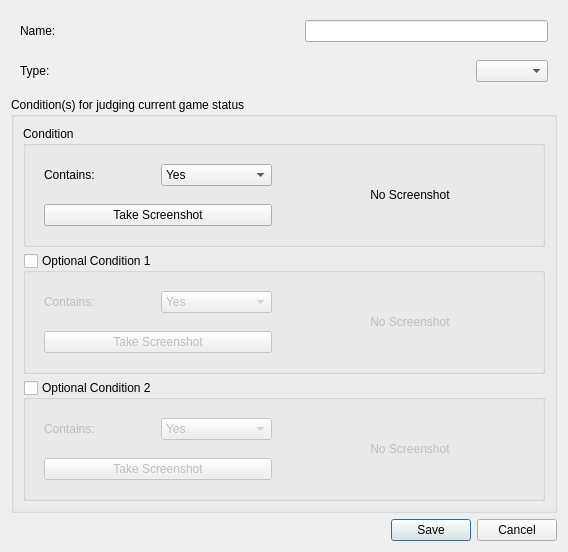
<?xml version="1.0" encoding="UTF-8"?>
<ui version="4.0">
 <class>StatusEditWidget</class>
 <widget class="QWidget" name="StatusEditWidget">
  <property name="geometry">
   <rect>
    <x>0</x>
    <y>0</y>
    <width>568</width>
    <height>513</height>
   </rect>
  </property>
  <property name="windowTitle">
   <string>Form</string>
  </property>
  <layout class="QVBoxLayout" name="verticalLayout">
   <item>
    <widget class="QWidget" name="widget" native="true">
     <layout class="QVBoxLayout" name="verticalLayout_2">
      <property name="spacing">
       <number>0</number>
      </property>
      <property name="leftMargin">
       <number>0</number>
      </property>
      <property name="topMargin">
       <number>0</number>
      </property>
      <property name="rightMargin">
       <number>0</number>
      </property>
      <property name="bottomMargin">
       <number>0</number>
      </property>
      <item>
       <widget class="QWidget" name="widget_2" native="true">
        <layout class="QHBoxLayout" name="horizontalLayout">
         <item>
          <widget class="QLabel" name="label">
           <property name="text">
            <string>Name:</string>
           </property>
          </widget>
         </item>
         <item>
          <spacer name="horizontalSpacer_2">
           <property name="orientation">
            <enum>Qt::Horizontal</enum>
           </property>
           <property name="sizeHint" stdset="0">
            <size>
             <width>40</width>
             <height>20</height>
            </size>
           </property>
          </spacer>
         </item>
         <item>
          <widget class="QLineEdit" name="name_lineEdit"/>
         </item>
        </layout>
       </widget>
      </item>
      <item>
       <widget class="QWidget" name="widget_3" native="true">
        <layout class="QHBoxLayout" name="horizontalLayout_2">
         <item>
          <widget class="QLabel" name="label_2">
           <property name="text">
            <string>Type:</string>
           </property>
          </widget>
         </item>
         <item>
          <spacer name="horizontalSpacer">
           <property name="orientation">
            <enum>Qt::Horizontal</enum>
           </property>
           <property name="sizeHint" stdset="0">
            <size>
             <width>40</width>
             <height>20</height>
            </size>
           </property>
          </spacer>
         </item>
         <item>
          <widget class="QComboBox" name="type_comboBox"/>
         </item>
        </layout>
       </widget>
      </item>
     </layout>
    </widget>
   </item>
   <item>
    <widget class="QGroupBox" name="groupBox_4">
     <property name="title">
      <string>Condition(s) for judging current game status</string>
     </property>
     <layout class="QVBoxLayout" name="verticalLayout_6">
      <item>
       <widget class="QGroupBox" name="groupBox">
        <property name="title">
         <string>Condition</string>
        </property>
        <property name="flat">
         <bool>true</bool>
        </property>
        <property name="checkable">
         <bool>false</bool>
        </property>
        <layout class="QHBoxLayout" name="horizontalLayout_3">
         <item>
          <widget class="QWidget" name="widget_4" native="true">
           <layout class="QVBoxLayout" name="verticalLayout_3">
            <property name="spacing">
             <number>0</number>
            </property>
            <property name="leftMargin">
             <number>0</number>
            </property>
            <property name="topMargin">
             <number>0</number>
            </property>
            <property name="rightMargin">
             <number>0</number>
            </property>
            <property name="bottomMargin">
             <number>0</number>
            </property>
            <item>
             <widget class="QWidget" name="widget_5" native="true">
              <layout class="QHBoxLayout" name="horizontalLayout_4">
               <item>
                <widget class="QLabel" name="label_4">
                 <property name="text">
                  <string>Contains:</string>
                 </property>
                </widget>
               </item>
               <item>
                <widget class="QComboBox" name="contain_comboBox">
                 <item>
                  <property name="text">
                   <string>Yes</string>
                  </property>
                 </item>
                 <item>
                  <property name="text">
                   <string>No</string>
                  </property>
                 </item>
                </widget>
               </item>
              </layout>
             </widget>
            </item>
            <item>
             <widget class="QWidget" name="widget_6" native="true">
              <layout class="QHBoxLayout" name="horizontalLayout_5">
               <item>
                <widget class="QPushButton" name="screenshot_button">
                 <property name="text">
                  <string>Take Screenshot</string>
                 </property>
                </widget>
               </item>
              </layout>
             </widget>
            </item>
           </layout>
          </widget>
         </item>
         <item>
          <widget class="QLabel" name="preview_label">
           <property name="text">
            <string>No Screenshot</string>
           </property>
           <property name="scaledContents">
            <bool>true</bool>
           </property>
           <property name="alignment">
            <set>Qt::AlignCenter</set>
           </property>
          </widget>
         </item>
        </layout>
       </widget>
      </item>
      <item>
       <widget class="QGroupBox" name="optional_groupbox_1">
        <property name="title">
         <string>Optional Condition 1</string>
        </property>
        <property name="flat">
         <bool>true</bool>
        </property>
        <property name="checkable">
         <bool>true</bool>
        </property>
        <property name="checked">
         <bool>false</bool>
        </property>
        <layout class="QHBoxLayout" name="horizontalLayout_6">
         <item>
          <widget class="QWidget" name="widget_7" native="true">
           <layout class="QVBoxLayout" name="verticalLayout_4">
            <property name="spacing">
             <number>0</number>
            </property>
            <property name="leftMargin">
             <number>0</number>
            </property>
            <property name="topMargin">
             <number>0</number>
            </property>
            <property name="rightMargin">
             <number>0</number>
            </property>
            <property name="bottomMargin">
             <number>0</number>
            </property>
            <item>
             <widget class="QWidget" name="widget_8" native="true">
              <layout class="QHBoxLayout" name="horizontalLayout_7">
               <item>
                <widget class="QLabel" name="label_5">
                 <property name="text">
                  <string>Contains:</string>
                 </property>
                </widget>
               </item>
               <item>
                <widget class="QComboBox" name="contain_comboBox_1">
                 <item>
                  <property name="text">
                   <string>Yes</string>
                  </property>
                 </item>
                 <item>
                  <property name="text">
                   <string>No</string>
                  </property>
                 </item>
                </widget>
               </item>
              </layout>
             </widget>
            </item>
            <item>
             <widget class="QWidget" name="widget_9" native="true">
              <layout class="QHBoxLayout" name="horizontalLayout_8">
               <item>
                <widget class="QPushButton" name="screenshot_button_1">
                 <property name="text">
                  <string>Take Screenshot</string>
                 </property>
                </widget>
               </item>
              </layout>
             </widget>
            </item>
           </layout>
          </widget>
         </item>
         <item>
          <widget class="QLabel" name="preview_label_1">
           <property name="text">
            <string>No Screenshot</string>
           </property>
           <property name="scaledContents">
            <bool>true</bool>
           </property>
           <property name="alignment">
            <set>Qt::AlignCenter</set>
           </property>
          </widget>
         </item>
        </layout>
       </widget>
      </item>
      <item>
       <widget class="QGroupBox" name="groupBox_3">
        <property name="title">
         <string>Optional Condition 2</string>
        </property>
        <property name="flat">
         <bool>true</bool>
        </property>
        <property name="checkable">
         <bool>true</bool>
        </property>
        <property name="checked">
         <bool>false</bool>
        </property>
        <layout class="QHBoxLayout" name="horizontalLayout_9">
         <item>
          <widget class="QWidget" name="widget_10" native="true">
           <layout class="QVBoxLayout" name="verticalLayout_5">
            <property name="spacing">
             <number>0</number>
            </property>
            <property name="leftMargin">
             <number>0</number>
            </property>
            <property name="topMargin">
             <number>0</number>
            </property>
            <property name="rightMargin">
             <number>0</number>
            </property>
            <property name="bottomMargin">
             <number>0</number>
            </property>
            <item>
             <widget class="QWidget" name="widget_11" native="true">
              <layout class="QHBoxLayout" name="horizontalLayout_10">
               <item>
                <widget class="QLabel" name="label_7">
                 <property name="text">
                  <string>Contains:</string>
                 </property>
                </widget>
               </item>
               <item>
                <widget class="QComboBox" name="contain_comboBox_2">
                 <item>
                  <property name="text">
                   <string>Yes</string>
                  </property>
                 </item>
                 <item>
                  <property name="text">
                   <string>No</string>
                  </property>
                 </item>
                </widget>
               </item>
              </layout>
             </widget>
            </item>
            <item>
             <widget class="QWidget" name="widget_12" native="true">
              <layout class="QHBoxLayout" name="horizontalLayout_11">
               <item>
                <widget class="QPushButton" name="screenshot_button_2">
                 <property name="text">
                  <string>Take Screenshot</string>
                 </property>
                </widget>
               </item>
              </layout>
             </widget>
            </item>
           </layout>
          </widget>
         </item>
         <item>
          <widget class="QLabel" name="preview_label_2">
           <property name="text">
            <string>No Screenshot</string>
           </property>
           <property name="scaledContents">
            <bool>true</bool>
           </property>
           <property name="alignment">
            <set>Qt::AlignCenter</set>
           </property>
          </widget>
         </item>
        </layout>
       </widget>
      </item>
     </layout>
    </widget>
   </item>
   <item>
    <spacer name="verticalSpacer">
     <property name="orientation">
      <enum>Qt::Vertical</enum>
     </property>
     <property name="sizeHint" stdset="0">
      <size>
       <width>20</width>
       <height>40</height>
      </size>
     </property>
    </spacer>
   </item>
   <item>
    <widget class="QDialogButtonBox" name="button_group">
     <property name="standardButtons">
      <set>QDialogButtonBox::Cancel|QDialogButtonBox::Save</set>
     </property>
    </widget>
   </item>
  </layout>
 </widget>
 <resources/>
 <connections/>
</ui>
